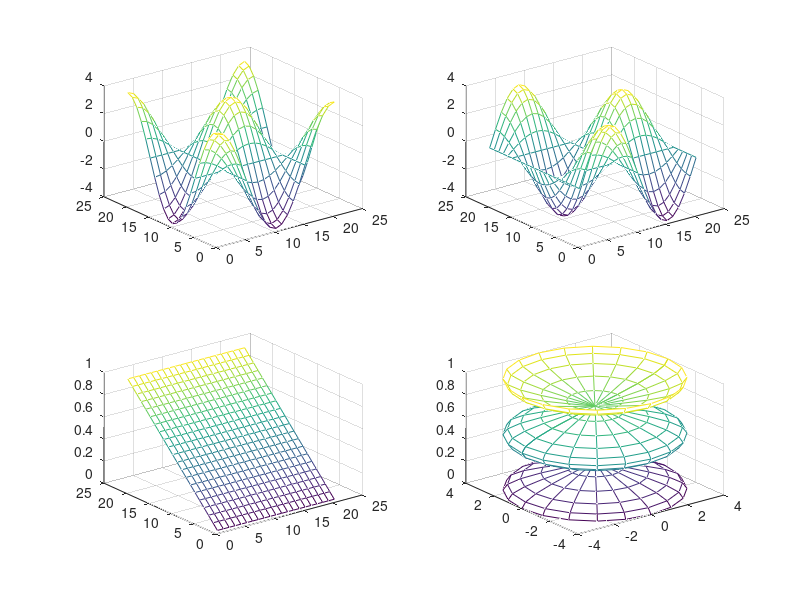

The MATLAB source for this figure:
clear
clc

t = 0:pi/10:2*pi;
[X,Y,Z] = cylinder(4*cos(t));
subplot(2,2,1); mesh(X)
subplot(2,2,2);mesh(Y)
subplot(2,2,3);mesh(Z)
subplot(2,2,4);mesh(X,Y,Z)